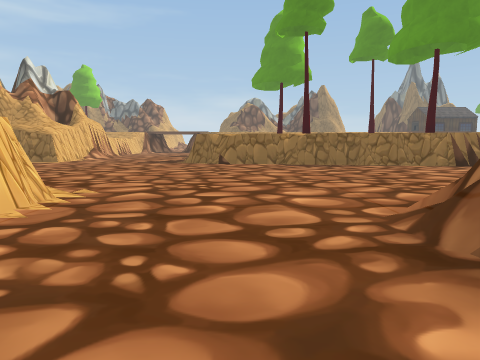
View 1 (above)

22 first-person views from a walk through a scene from a Unity 3-D project. The camera is 1.3 m above the floor, tilts 6° down and sees 70° across. The floor is counted in squares, 2 m on a side. Each view is taken from the middle of a square. On the plan, view 1 faces up. The plan holds only what a view shows up to about 10 squares ahead; the rest is blank. The place goes on beyond the plan.

View 2
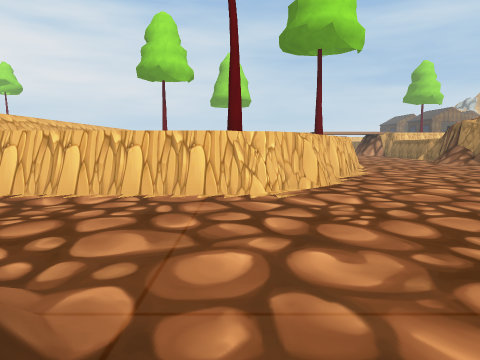

View 3
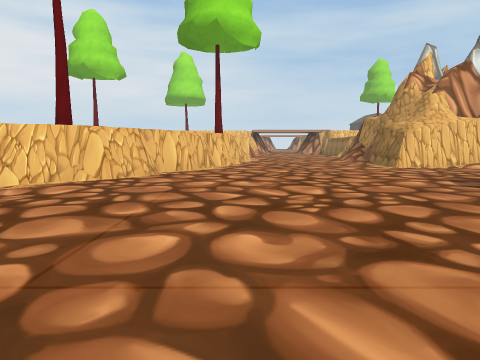

View 4
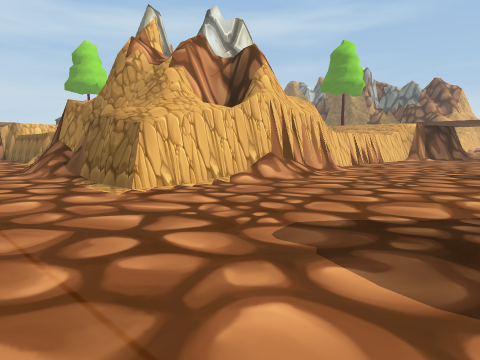

View 5
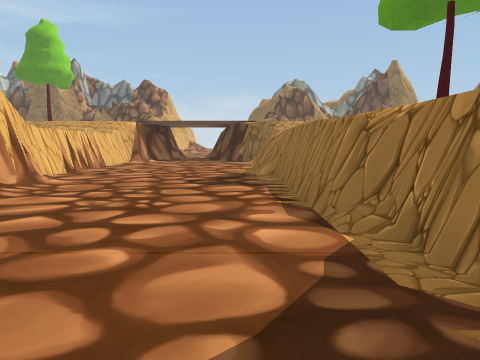

View 6
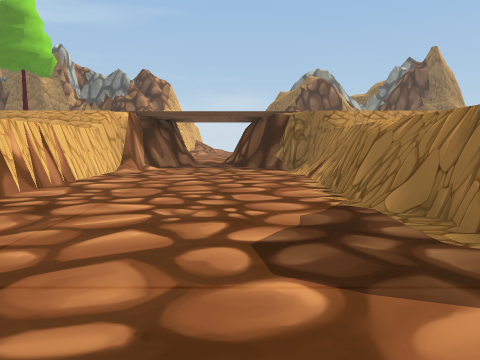

View 7
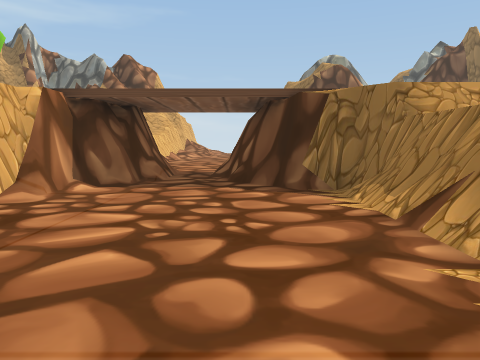

View 8
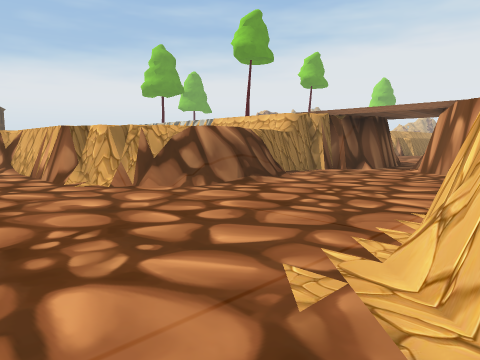

View 9
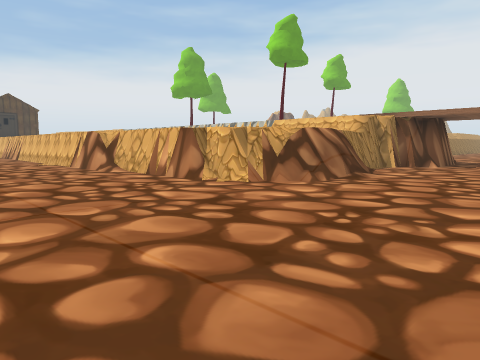

View 10
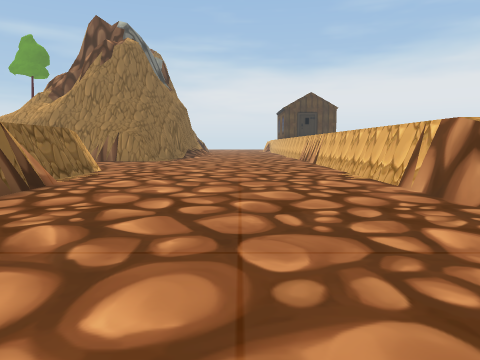

View 11
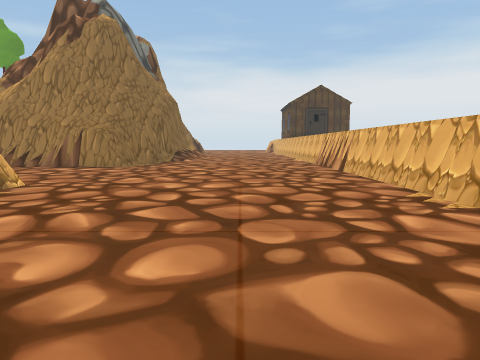

View 12
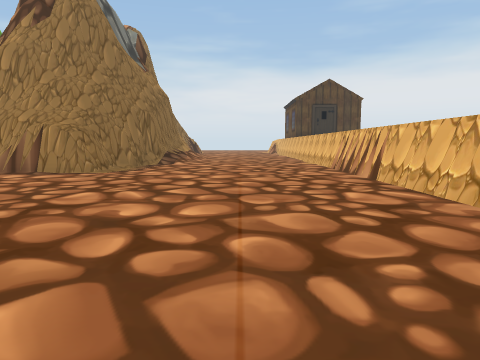

View 13
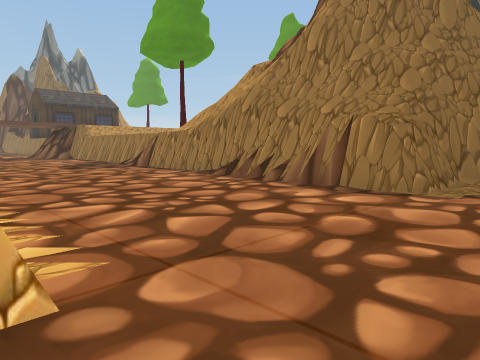

View 14
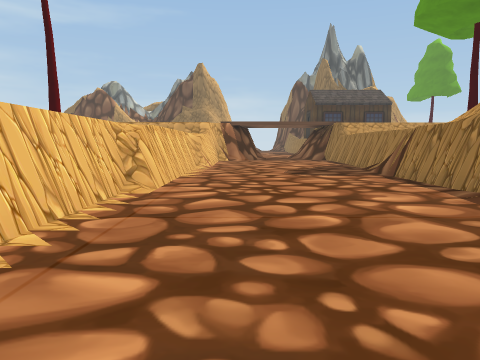

View 15
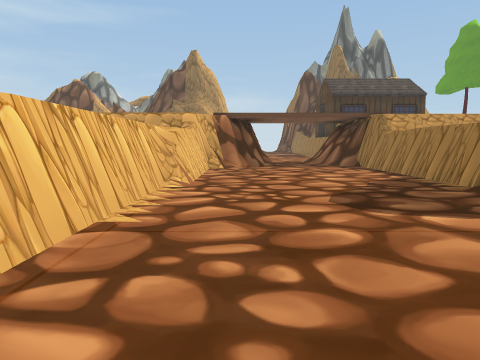

View 16
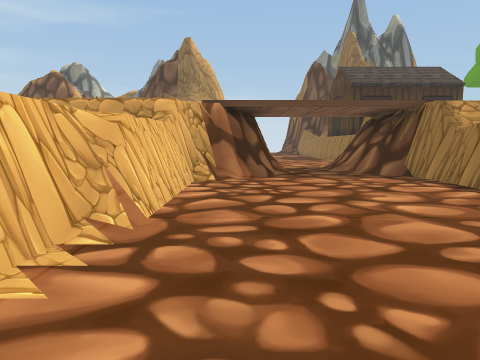

View 17
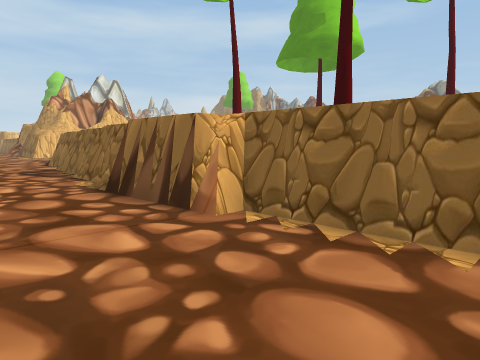

View 18
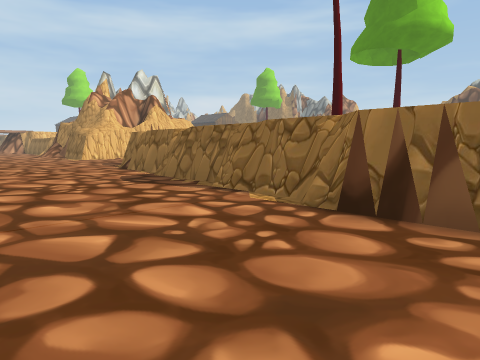

View 19
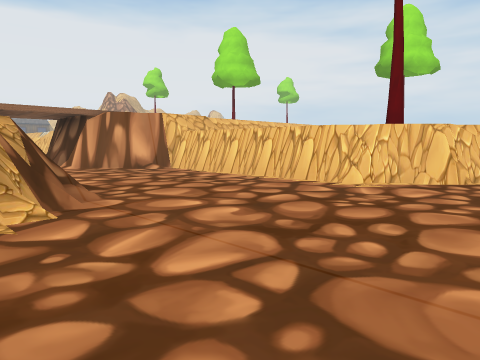

View 20
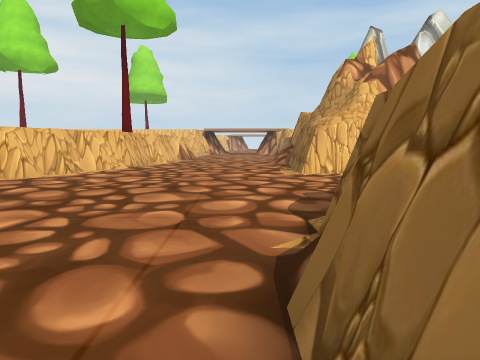

View 21
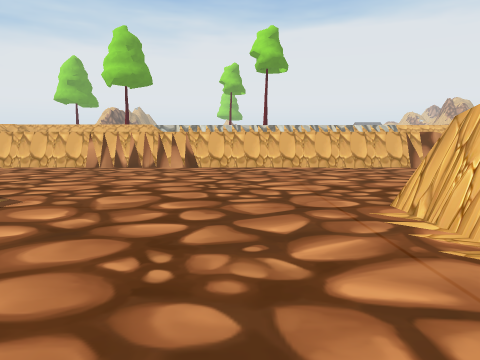

View 22
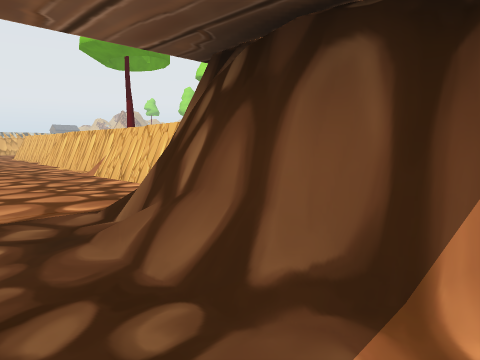

### Floor plan
Key: @ floor where view 1 was taken; # wall or solid block; . floor; / step, stairs or slope; ^ raised ledge.
Columns run from 9 left of view 1 to 18 right of it. Each row starts with its distance up from view 1.
 28    #.                 #..#
 27    #.#                ##.#
 26   ##.##               #/.##
 25   #...##             ##...#
 24   #....#             #....#
 23   #....#             #....#
 22   #....#             #....#
 21   #....#            ##....#
 20   #....#            #.....#
 19   #....#            #.....^
 18   #....#            #....##
 17   #....#            #....#
 16   #/...#            #....#
 15   #/...^^           #....#
 14   #.....            #....#
 13 ###.....            #....#
 12 ........####        #....#
 11 ...........##########....###
 10 ...............###.........#
  9 ............................
  8 #...........................
  7  ^##........................
  6    ###......................
  5      ##.....................
  4       #...../###############
  3       #....#^#
  2       #....^
  1       #....^
  0       #..@.^
 -1       #....#
 -2       ###..#
 -3         #.##
 -4         ###

Positions as (right, up) in squares from view 1, and headings:
1: (0, 0), facing up
2: (3, 4), facing left
3: (3, 8), facing left
4: (-2, 10), facing up-left
5: (-3, 12), facing up
6: (-4, 16), facing up
7: (-4, 20), facing up
8: (-3, 6), facing down-right
9: (-2, 8), facing down-right
10: (3, 7), facing right
11: (6, 7), facing right
12: (8, 7), facing right
13: (11, 9), facing up-right
14: (13, 11), facing up
15: (13, 15), facing up
16: (13, 18), facing up
17: (11, 8), facing up-left
18: (8, 7), facing up-left
19: (3, 7), facing down-left
20: (1, 11), facing left
21: (13, 14), facing down
22: (15, 28), facing down-left
